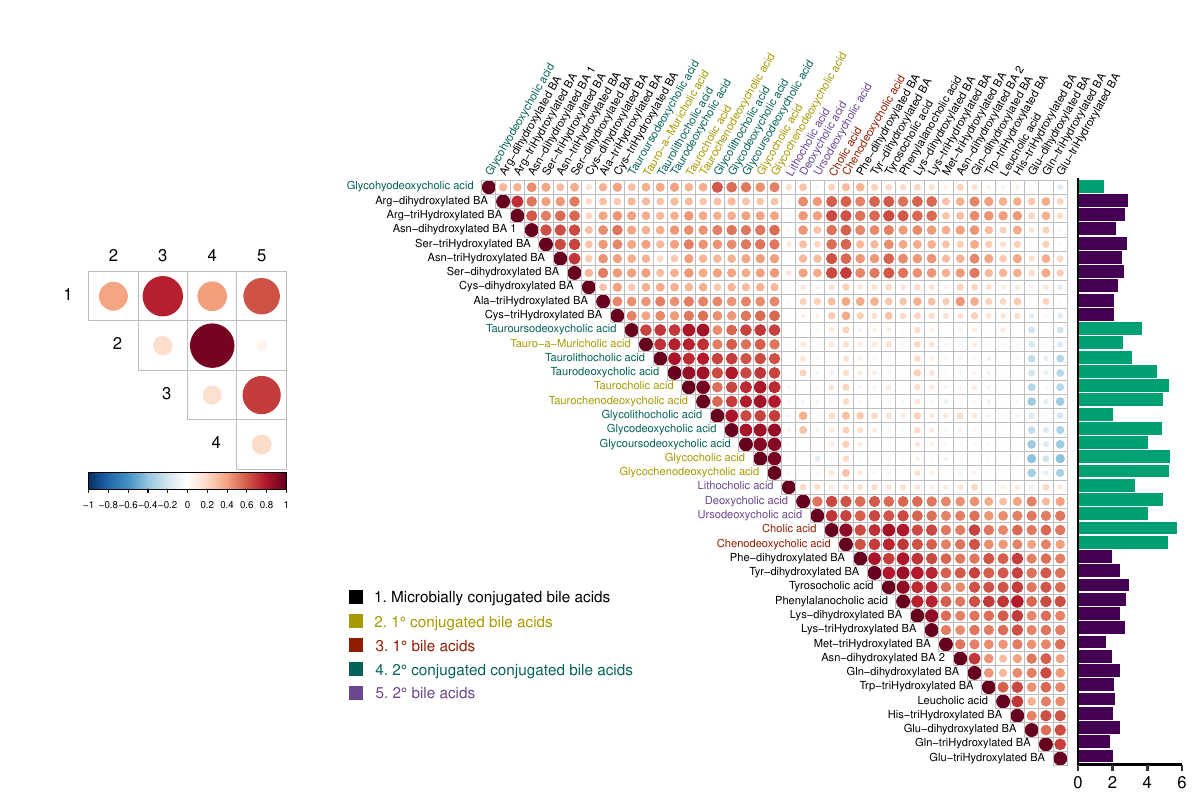

Write R code to recreate this figure.
library(tidyverse)
library(corrplot)
library(grid)

## read data files
df <- read.csv("data/data.csv", row.names = 1, check.names = FALSE)
group <- read.csv("data/group.csv", check.names = FALSE)


## set colors
colbar <- colorRampPalette(c("#67001F", "#B2182B", "#D6604D", "#F4A582",
                           "#FDDBC7", "#FFFFFF", "#D1E5F0", "#92C5DE",
                           "#4393C3", "#2166AC", "#053061"))

coltext <- c("#000000", "#A69900", "#8F1D00", "#056258", "#6A478F")

group$color <- coltext[factor(group$order, 
                              levels = c("microConj", "priConjSum", "primarySum", "secConjSum", "secondarySum"))]


## correlation heatmap
df_log <- log10(df + 0.000001)
corr <- cor(df_log, method = "pearson")

variable_ordering <- corrplot(corr, type = "upper", order = "hclust")$corrPos$xName %>% unique
variable_color <- group[match(variable_ordering, group$`Bile acid`),]$color


dev.new(width=12, height=8, unit = "in")
layout(matrix(c(2,1), 1), widths = c(1,3))

corrplot(corr, type = "upper", order = "hclust",
         col = rev(colbar(200)), 
         cl.pos = "n",
         tl.col = variable_color, tl.cex = 0.7,
         mar = c(0, 0, 0, 2),
         tl.srt = 60)



## Abbreviated/summarised correlations (insert in main figure)
df_summary <- df %>%
  mutate(primarySum = rowSums(across(group[group$order == "primarySum", ]$`Bile acid`))) %>%
  mutate(priConjSum = rowSums(across(group[group$order == "priConjSum", ]$`Bile acid`))) %>%
  mutate(secondarySum = rowSums(across(group[group$order == "secondarySum", ]$`Bile acid`))) %>%
  mutate(secConjSum = rowSums(across(group[group$order == "secConjSum", ]$`Bile acid`))) %>%
  mutate(microConj = rowSums(across(group[group$order == "microConj", ]$`Bile acid`))) %>%
  select(primarySum, priConjSum, secondarySum, secConjSum, microConj) %>%
  mutate_all(~ log10(. + 0.000001)) %>%
  as.matrix

colnames(df_summary) <- c("3", "2", "5", "4", "1")
corr_summary <- cor(df_summary, method = "pearson")

corrplot(corr_summary, type = "upper", order='alphabet',
         col = rev(colbar(200)),
         cl.pos = "b", cl.ratio = 0.4, cl.cex = 0.6,
         tl.col = "black", tl.cex = 1, tl.offset = 0.8,
         tl.srt = 0, diag = FALSE,
         mar = c(3, 3, 3, 0))

p = recordPlot() 



## Barblot of concentration
abs_conc <- group[group$order != "microConj", ]$`Bile acid`

conc_barplot <- df %>%
  rownames_to_column() %>%
  pivot_longer(cols = (!"rowname"), names_to = "bile_acid", values_to = "concentration") %>%
  group_by(bile_acid) %>%
  summarise(mean_ba = log10(mean(concentration, na.rm = T))) %>%
  mutate(bile_acid = factor(bile_acid, levels = rev(variable_ordering)), 
         color = ifelse(bile_acid %in% abs_conc, "green", "purple"))

p3 <- ggplot(conc_barplot, aes(y = bile_acid, x = mean_ba, fill = color)) +
  geom_col() +
  scale_fill_manual(values = c("#00A075", "#440154FF"), guide = "none") +
  scale_x_continuous(expand=c(0,0), breaks = seq(0,6,2), limits = c(0,6)) +
  labs(x = "", y = "") +  
  theme_classic(base_size = 20) +
  theme(panel.background = element_rect(fill = "transparent"), 
        plot.background = element_rect(fill = "transparent", color= NA ), 
        plot.margin = margin(),
        axis.text.y = element_blank(),
        axis.ticks.y = element_blank(),
        axis.text.x = element_text(color = "black", size = 12))


## annotation
anno <- data.frame(a=c(1:8),
                   b=c(1:4))

p4 <- ggplot(anno, aes(a,b)) +
  geom_rect(aes(xmin=0,xmax=0.3,ymin=2.0,ymax=2.3), fill = "#000000")+
  geom_rect(aes(xmin=0,xmax=0.3,ymin=1.5,ymax=1.8), fill = "#A69900")+
  geom_rect(aes(xmin=0,xmax=0.3,ymin=1.0,ymax=1.3), fill = "#8F1D00")+
  geom_rect(aes(xmin=0,xmax=0.3,ymin=0.5,ymax=0.8), fill = "#056258")+
  geom_rect(aes(xmin=0,xmax=0.3,ymin=0,ymax=0.3), fill = "#6A478F")+
  annotate(geom='text',x=3.0,y=2.15,label="1. Microbially conjugated bile acids",size=4,color="#000000")+
  annotate(geom='text',x=2.4,y=1.6,label= expression(paste("2. 1",degree," conjugated bile acids",sep="")),size=4,color="#A69900")+
  annotate(geom='text',x=1.6,y=1.12,label= expression(paste("3. 1",degree," bile acids",sep="")),size=4,color="#8F1D00")+
  annotate(geom='text',x=3.25,y=0.6,label= expression(paste("4. 2",degree," conjugated conjugated bile acids",sep="")),size=4,color="#056258")+
  annotate(geom='text',x=1.6,y=0.15,label= expression(paste("5. 2",degree," bile acids",sep="")),size=4,color="#6A478F") +
  xlab(NULL) + ylab(NULL) + 
  scale_y_continuous(expand = c(0,0), limits = c(0,2.5)) + 
  theme_void()


## pdf output
pdf("correlation_heatmap.pdf", width = 12, height = 8)
p
vie1 <- viewport(width=0.12, height=0.81, x=0.925, y=0.373)
vie2 <- viewport(width=0.35, height=0.15, x=0.45, y=0.2)
print(p3, vp=vie1)
print(p4, vp=vie2)
dev.off()




